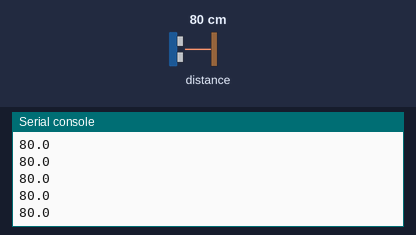
Simulated run of this program. Board: Raspberry Pi Pico running CircuitPython. Shown: the last lines printed to the serial console. The inputs (shaded band) are chosen by the test bench; at power-on: distance to the obstacle 80 cm.

Above: at 1.2 s.
1.3 s: distance to the obstacle set to 2 cm
At 1.31 s:
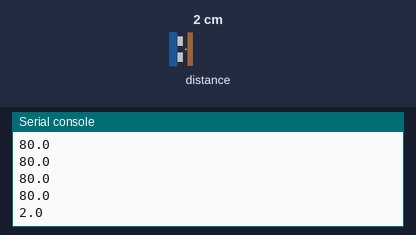
2.8 s: distance to the obstacle set to 4 cm
At 2.81 s:
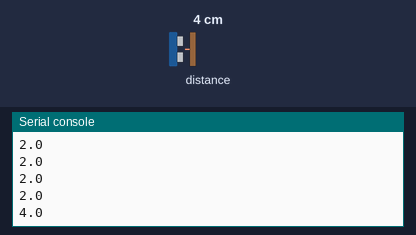
Timing chart, 0 to 5.8 s (numbered marks = the images above; inputs shaded):
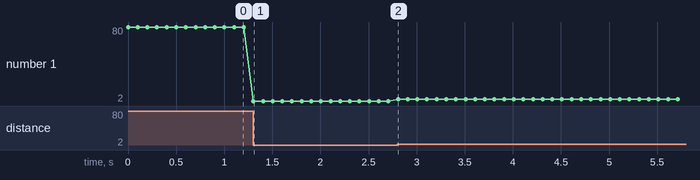

Measured:
- after the input at 1.3 s, the serial console: prints a new line at once (image 1)
- after the input at 2.8 s, the serial console: prints a new line at once (image 2)
- plotted number 1: 80 → 2 after the input at 1.3 s, 2 → 4 after the input at 2.8 s

The program:

lidar_lite_example.py
```python
''' Author: Jon Wakefield
    Date: 02/27/2023
    Company: USDA - ARS
    Description: Example program for the Garmin Lidar lite v3
                 Using Micropython with circuit python modules

                 Modified example of:
                 https://github.com/adafruit/Adafruit_CircuitPython_LIDARLite/blob/main/examples/lidarlite_simpletest.py

    Firmware:
            - pico-w-anvil-v0.1.2-firmware-only.uf2

    Hardware:
            - Raspberry Pi Pico H (RP2040)

'''

import time #standard micropython time library
import board #Modified CircuitPy board module
import busio #Modified CircuitPy busio module
import adafruit_lidarlite #Modified CircuitPy adafruit_lidarlite driver


# Initilize our i2c connection here:
# Syntax: (SCL connection, SDA connection, OPTIONAL: frequency (defaults to 100000))
# Can have multiple slaves running on 1 i2c port.
i2c = busio.I2C(board.GP5, board.GP4, frequency=100000)


# Pass our i2c object to LIDARLite class:
lidar_sensor = adafruit_lidarlite.LIDARLite(i2c)


# Forever loop to test i2c connection
while True:
    try:
        # Print our Lidar distance by calling the distance property
        print((lidar_sensor.distance))
    except RuntimeError as e:
        # Print any errors:
        print(e)
    # Can modify (increase or decrease) speed of lidar captures:
    time.sleep(0.1)
```
